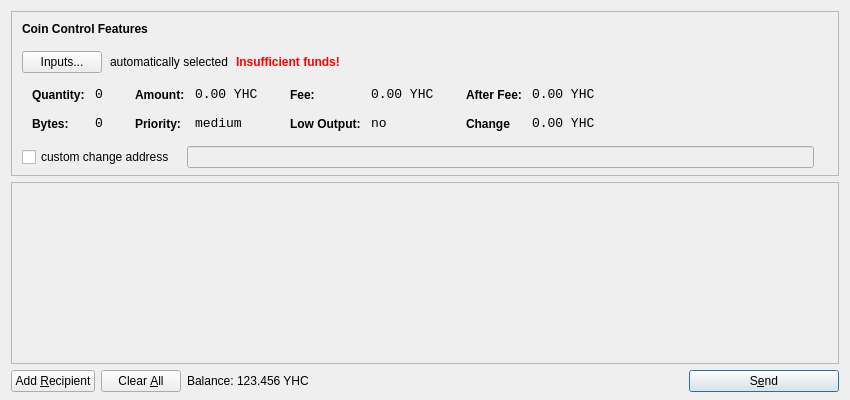
<?xml version="1.0" encoding="UTF-8"?>
<ui version="4.0">
 <class>SendCoinsDialog</class>
 <widget class="QDialog" name="SendCoinsDialog">
  <property name="geometry">
   <rect>
    <x>0</x>
    <y>0</y>
    <width>850</width>
    <height>400</height>
   </rect>
  </property>
  <property name="windowTitle">
   <string>Send Coins</string>
  </property>
  <layout class="QVBoxLayout" name="verticalLayout" stretch="0,1,0">
   <property name="bottomMargin">
    <number>8</number>
   </property>
   <item>
    <widget class="QFrame" name="frameCoinControl">
     <property name="sizePolicy">
      <sizepolicy hsizetype="Expanding" vsizetype="Expanding">
       <horstretch>0</horstretch>
       <verstretch>0</verstretch>
      </sizepolicy>
     </property>
     <property name="maximumSize">
      <size>
       <width>16777215</width>
       <height>16777215</height>
      </size>
     </property>
     <property name="frameShape">
      <enum>QFrame::StyledPanel</enum>
     </property>
     <property name="frameShadow">
      <enum>QFrame::Sunken</enum>
     </property>
     <layout class="QVBoxLayout" name="verticalLayoutCoinControl2">
      <property name="spacing">
       <number>-1</number>
      </property>
      <property name="leftMargin">
       <number>0</number>
      </property>
      <property name="topMargin">
       <number>0</number>
      </property>
      <property name="rightMargin">
       <number>0</number>
      </property>
      <property name="bottomMargin">
       <number>6</number>
      </property>
      <item>
       <layout class="QVBoxLayout" name="verticalLayoutCoinControl" stretch="0,0,0,0,1">
        <property name="spacing">
         <number>0</number>
        </property>
        <property name="leftMargin">
         <number>10</number>
        </property>
        <property name="topMargin">
         <number>10</number>
        </property>
        <item>
         <layout class="QHBoxLayout" name="horizontalLayoutCoinControl1">
          <property name="bottomMargin">
           <number>15</number>
          </property>
          <item>
           <widget class="QLabel" name="labelCoinControlFeatures">
            <property name="sizePolicy">
             <sizepolicy hsizetype="Preferred" vsizetype="Maximum">
              <horstretch>0</horstretch>
              <verstretch>0</verstretch>
             </sizepolicy>
            </property>
            <property name="font">
             <font>
              <weight>75</weight>
              <bold>true</bold>
             </font>
            </property>
            <property name="styleSheet">
             <string notr="true">font-weight:bold;</string>
            </property>
            <property name="text">
             <string>Coin Control Features</string>
            </property>
           </widget>
          </item>
         </layout>
        </item>
        <item>
         <layout class="QHBoxLayout" name="horizontalLayoutCoinControl2" stretch="0,0,0,0">
          <property name="spacing">
           <number>8</number>
          </property>
          <property name="bottomMargin">
           <number>10</number>
          </property>
          <item>
           <widget class="QPushButton" name="pushButtonCoinControl">
            <property name="styleSheet">
             <string notr="true"/>
            </property>
            <property name="text">
             <string>Inputs...</string>
            </property>
           </widget>
          </item>
          <item>
           <widget class="QLabel" name="labelCoinControlAutomaticallySelected">
            <property name="text">
             <string>automatically selected</string>
            </property>
            <property name="margin">
             <number>5</number>
            </property>
           </widget>
          </item>
          <item>
           <widget class="QLabel" name="labelCoinControlInsuffFunds">
            <property name="font">
             <font>
              <weight>75</weight>
              <bold>true</bold>
             </font>
            </property>
            <property name="styleSheet">
             <string notr="true">color:red;font-weight:bold;</string>
            </property>
            <property name="text">
             <string>Insufficient funds!</string>
            </property>
            <property name="margin">
             <number>5</number>
            </property>
           </widget>
          </item>
          <item>
           <spacer name="horizontalSpacerCoinControl">
            <property name="orientation">
             <enum>Qt::Horizontal</enum>
            </property>
            <property name="sizeHint" stdset="0">
             <size>
              <width>40</width>
              <height>1</height>
             </size>
            </property>
           </spacer>
          </item>
         </layout>
        </item>
        <item>
         <widget class="QWidget" name="widgetCoinControl" native="true">
          <property name="sizePolicy">
           <sizepolicy hsizetype="Preferred" vsizetype="Preferred">
            <horstretch>0</horstretch>
            <verstretch>0</verstretch>
           </sizepolicy>
          </property>
          <property name="minimumSize">
           <size>
            <width>0</width>
            <height>0</height>
           </size>
          </property>
          <property name="styleSheet">
           <string notr="true"/>
          </property>
          <layout class="QHBoxLayout" name="horizontalLayoutCoinControl5">
           <property name="margin">
            <number>0</number>
           </property>
           <item>
            <layout class="QHBoxLayout" name="horizontalLayoutCoinControl3" stretch="0,0,0,1">
             <property name="spacing">
              <number>20</number>
             </property>
             <property name="topMargin">
              <number>0</number>
             </property>
             <property name="bottomMargin">
              <number>10</number>
             </property>
             <item>
              <layout class="QFormLayout" name="formLayoutCoinControl1">
               <property name="horizontalSpacing">
                <number>10</number>
               </property>
               <property name="verticalSpacing">
                <number>14</number>
               </property>
               <property name="leftMargin">
                <number>10</number>
               </property>
               <property name="topMargin">
                <number>4</number>
               </property>
               <property name="rightMargin">
                <number>6</number>
               </property>
               <item row="0" column="0">
                <widget class="QLabel" name="labelCoinControlQuantityText">
                 <property name="styleSheet">
                  <string notr="true">font-weight:bold;</string>
                 </property>
                 <property name="text">
                  <string>Quantity:</string>
                 </property>
                 <property name="margin">
                  <number>0</number>
                 </property>
                </widget>
               </item>
               <item row="0" column="1">
                <widget class="QLabel" name="labelCoinControlQuantity">
                 <property name="font">
                  <font>
                   <family>Monospace</family>
                   <pointsize>10</pointsize>
                  </font>
                 </property>
                 <property name="cursor">
                  <cursorShape>IBeamCursor</cursorShape>
                 </property>
                 <property name="contextMenuPolicy">
                  <enum>Qt::ActionsContextMenu</enum>
                 </property>
                 <property name="text">
                  <string>0</string>
                 </property>
                 <property name="margin">
                  <number>0</number>
                 </property>
                 <property name="textInteractionFlags">
                  <set>Qt::LinksAccessibleByMouse|Qt::TextSelectableByKeyboard|Qt::TextSelectableByMouse</set>
                 </property>
                </widget>
               </item>
               <item row="1" column="0">
                <widget class="QLabel" name="labelCoinControlBytesText">
                 <property name="styleSheet">
                  <string notr="true">font-weight:bold;</string>
                 </property>
                 <property name="text">
                  <string>Bytes:</string>
                 </property>
                </widget>
               </item>
               <item row="1" column="1">
                <widget class="QLabel" name="labelCoinControlBytes">
                 <property name="font">
                  <font>
                   <family>Monospace</family>
                   <pointsize>10</pointsize>
                  </font>
                 </property>
                 <property name="cursor">
                  <cursorShape>IBeamCursor</cursorShape>
                 </property>
                 <property name="contextMenuPolicy">
                  <enum>Qt::ActionsContextMenu</enum>
                 </property>
                 <property name="text">
                  <string>0</string>
                 </property>
                 <property name="textInteractionFlags">
                  <set>Qt::LinksAccessibleByMouse|Qt::TextSelectableByKeyboard|Qt::TextSelectableByMouse</set>
                 </property>
                </widget>
               </item>
              </layout>
             </item>
             <item>
              <layout class="QFormLayout" name="formLayoutCoinControl2">
               <property name="horizontalSpacing">
                <number>10</number>
               </property>
               <property name="verticalSpacing">
                <number>14</number>
               </property>
               <property name="leftMargin">
                <number>6</number>
               </property>
               <property name="topMargin">
                <number>4</number>
               </property>
               <property name="rightMargin">
                <number>6</number>
               </property>
               <item row="0" column="0">
                <widget class="QLabel" name="labelCoinControlAmountText">
                 <property name="styleSheet">
                  <string notr="true">font-weight:bold;</string>
                 </property>
                 <property name="text">
                  <string>Amount:</string>
                 </property>
                 <property name="margin">
                  <number>0</number>
                 </property>
                </widget>
               </item>
               <item row="0" column="1">
                <widget class="QLabel" name="labelCoinControlAmount">
                 <property name="font">
                  <font>
                   <family>Monospace</family>
                   <pointsize>10</pointsize>
                  </font>
                 </property>
                 <property name="cursor">
                  <cursorShape>IBeamCursor</cursorShape>
                 </property>
                 <property name="contextMenuPolicy">
                  <enum>Qt::ActionsContextMenu</enum>
                 </property>
                 <property name="text">
                  <string>0.00 YHC</string>
                 </property>
                 <property name="textInteractionFlags">
                  <set>Qt::LinksAccessibleByMouse|Qt::TextSelectableByKeyboard|Qt::TextSelectableByMouse</set>
                 </property>
                </widget>
               </item>
               <item row="1" column="0">
                <widget class="QLabel" name="labelCoinControlPriorityText">
                 <property name="styleSheet">
                  <string notr="true">font-weight:bold;</string>
                 </property>
                 <property name="text">
                  <string>Priority:</string>
                 </property>
                </widget>
               </item>
               <item row="1" column="1">
                <widget class="QLabel" name="labelCoinControlPriority">
                 <property name="font">
                  <font>
                   <family>Monospace</family>
                   <pointsize>10</pointsize>
                  </font>
                 </property>
                 <property name="cursor">
                  <cursorShape>IBeamCursor</cursorShape>
                 </property>
                 <property name="contextMenuPolicy">
                  <enum>Qt::ActionsContextMenu</enum>
                 </property>
                 <property name="text">
                  <string>medium</string>
                 </property>
                 <property name="textInteractionFlags">
                  <set>Qt::LinksAccessibleByMouse|Qt::TextSelectableByKeyboard|Qt::TextSelectableByMouse</set>
                 </property>
                </widget>
               </item>
              </layout>
             </item>
             <item>
              <layout class="QFormLayout" name="formLayoutCoinControl3">
               <property name="horizontalSpacing">
                <number>10</number>
               </property>
               <property name="verticalSpacing">
                <number>14</number>
               </property>
               <property name="leftMargin">
                <number>6</number>
               </property>
               <property name="topMargin">
                <number>4</number>
               </property>
               <property name="rightMargin">
                <number>6</number>
               </property>
               <item row="0" column="0">
                <widget class="QLabel" name="labelCoinControlFeeText">
                 <property name="styleSheet">
                  <string notr="true">font-weight:bold;</string>
                 </property>
                 <property name="text">
                  <string>Fee:</string>
                 </property>
                 <property name="margin">
                  <number>0</number>
                 </property>
                </widget>
               </item>
               <item row="0" column="1">
                <widget class="QLabel" name="labelCoinControlFee">
                 <property name="font">
                  <font>
                   <family>Monospace</family>
                   <pointsize>10</pointsize>
                  </font>
                 </property>
                 <property name="cursor">
                  <cursorShape>IBeamCursor</cursorShape>
                 </property>
                 <property name="contextMenuPolicy">
                  <enum>Qt::ActionsContextMenu</enum>
                 </property>
                 <property name="text">
                  <string>0.00 YHC</string>
                 </property>
                 <property name="textInteractionFlags">
                  <set>Qt::LinksAccessibleByMouse|Qt::TextSelectableByKeyboard|Qt::TextSelectableByMouse</set>
                 </property>
                </widget>
               </item>
               <item row="1" column="0">
                <widget class="QLabel" name="labelCoinControlLowOutputText">
                 <property name="styleSheet">
                  <string notr="true">font-weight:bold;</string>
                 </property>
                 <property name="text">
                  <string>Low Output:</string>
                 </property>
                </widget>
               </item>
               <item row="1" column="1">
                <widget class="QLabel" name="labelCoinControlLowOutput">
                 <property name="font">
                  <font>
                   <family>Monospace</family>
                   <pointsize>10</pointsize>
                  </font>
                 </property>
                 <property name="cursor">
                  <cursorShape>IBeamCursor</cursorShape>
                 </property>
                 <property name="contextMenuPolicy">
                  <enum>Qt::ActionsContextMenu</enum>
                 </property>
                 <property name="text">
                  <string>no</string>
                 </property>
                 <property name="textInteractionFlags">
                  <set>Qt::LinksAccessibleByMouse|Qt::TextSelectableByKeyboard|Qt::TextSelectableByMouse</set>
                 </property>
                </widget>
               </item>
              </layout>
             </item>
             <item>
              <layout class="QFormLayout" name="formLayoutCoinControl4">
               <property name="horizontalSpacing">
                <number>10</number>
               </property>
               <property name="verticalSpacing">
                <number>14</number>
               </property>
               <property name="leftMargin">
                <number>6</number>
               </property>
               <property name="topMargin">
                <number>4</number>
               </property>
               <property name="rightMargin">
                <number>6</number>
               </property>
               <item row="0" column="0">
                <widget class="QLabel" name="labelCoinControlAfterFeeText">
                 <property name="styleSheet">
                  <string notr="true">font-weight:bold;</string>
                 </property>
                 <property name="text">
                  <string>After Fee:</string>
                 </property>
                 <property name="margin">
                  <number>0</number>
                 </property>
                </widget>
               </item>
               <item row="0" column="1">
                <widget class="QLabel" name="labelCoinControlAfterFee">
                 <property name="font">
                  <font>
                   <family>Monospace</family>
                   <pointsize>10</pointsize>
                  </font>
                 </property>
                 <property name="cursor">
                  <cursorShape>IBeamCursor</cursorShape>
                 </property>
                 <property name="contextMenuPolicy">
                  <enum>Qt::ActionsContextMenu</enum>
                 </property>
                 <property name="text">
                  <string>0.00 YHC</string>
                 </property>
                 <property name="textInteractionFlags">
                  <set>Qt::LinksAccessibleByMouse|Qt::TextSelectableByKeyboard|Qt::TextSelectableByMouse</set>
                 </property>
                </widget>
               </item>
               <item row="1" column="0">
                <widget class="QLabel" name="labelCoinControlChangeText">
                 <property name="styleSheet">
                  <string notr="true">font-weight:bold;</string>
                 </property>
                 <property name="text">
                  <string>Change</string>
                 </property>
                </widget>
               </item>
               <item row="1" column="1">
                <widget class="QLabel" name="labelCoinControlChange">
                 <property name="font">
                  <font>
                   <family>Monospace</family>
                   <pointsize>10</pointsize>
                  </font>
                 </property>
                 <property name="cursor">
                  <cursorShape>IBeamCursor</cursorShape>
                 </property>
                 <property name="contextMenuPolicy">
                  <enum>Qt::ActionsContextMenu</enum>
                 </property>
                 <property name="text">
                  <string>0.00 YHC</string>
                 </property>
                 <property name="textInteractionFlags">
                  <set>Qt::LinksAccessibleByMouse|Qt::TextSelectableByKeyboard|Qt::TextSelectableByMouse</set>
                 </property>
                </widget>
               </item>
              </layout>
             </item>
            </layout>
           </item>
          </layout>
         </widget>
        </item>
        <item>
         <layout class="QHBoxLayout" name="horizontalLayoutCoinControl4" stretch="0,0,0">
          <property name="spacing">
           <number>12</number>
          </property>
          <property name="sizeConstraint">
           <enum>QLayout::SetDefaultConstraint</enum>
          </property>
          <property name="topMargin">
           <number>5</number>
          </property>
          <property name="rightMargin">
           <number>5</number>
          </property>
          <item>
           <widget class="QCheckBox" name="checkBoxCoinControlChange">
            <property name="text">
             <string>custom change address</string>
            </property>
           </widget>
          </item>
          <item>
           <widget class="QLineEdit" name="lineEditCoinControlChange">
            <property name="enabled">
             <bool>false</bool>
            </property>
            <property name="sizePolicy">
             <sizepolicy hsizetype="Expanding" vsizetype="Fixed">
              <horstretch>0</horstretch>
              <verstretch>0</verstretch>
             </sizepolicy>
            </property>
           </widget>
          </item>
          <item>
           <widget class="QLabel" name="labelCoinControlChangeLabel">
            <property name="sizePolicy">
             <sizepolicy hsizetype="Preferred" vsizetype="Expanding">
              <horstretch>0</horstretch>
              <verstretch>0</verstretch>
             </sizepolicy>
            </property>
            <property name="minimumSize">
             <size>
              <width>0</width>
              <height>0</height>
             </size>
            </property>
            <property name="text">
             <string/>
            </property>
            <property name="margin">
             <number>3</number>
            </property>
           </widget>
          </item>
         </layout>
        </item>
        <item>
         <spacer name="verticalSpacerCoinControl">
          <property name="orientation">
           <enum>Qt::Vertical</enum>
          </property>
          <property name="sizeHint" stdset="0">
           <size>
            <width>800</width>
            <height>1</height>
           </size>
          </property>
         </spacer>
        </item>
       </layout>
      </item>
     </layout>
    </widget>
   </item>
   <item>
    <widget class="QScrollArea" name="scrollArea">
     <property name="widgetResizable">
      <bool>true</bool>
     </property>
     <widget class="QWidget" name="scrollAreaWidgetContents">
      <property name="geometry">
       <rect>
        <x>0</x>
        <y>0</y>
        <width>830</width>
        <height>165</height>
       </rect>
      </property>
      <layout class="QVBoxLayout" name="verticalLayout_2">
       <property name="margin">
        <number>0</number>
       </property>
       <item>
        <layout class="QVBoxLayout" name="entries">
         <property name="spacing">
          <number>6</number>
         </property>
        </layout>
       </item>
       <item>
        <spacer name="verticalSpacer">
         <property name="orientation">
          <enum>Qt::Vertical</enum>
         </property>
         <property name="sizeHint" stdset="0">
          <size>
           <width>20</width>
           <height>40</height>
          </size>
         </property>
        </spacer>
       </item>
      </layout>
     </widget>
    </widget>
   </item>
   <item>
    <layout class="QHBoxLayout" name="horizontalLayout">
     <item>
      <widget class="QPushButton" name="addButton">
       <property name="toolTip">
        <string>Send to multiple recipients at once</string>
       </property>
       <property name="text">
        <string>Add &amp;Recipient</string>
       </property>
       <property name="icon">
        <iconset resource="../bitcoin.qrc">
         <normaloff>:/icons/add</normaloff>:/icons/add</iconset>
       </property>
       <property name="autoDefault">
        <bool>false</bool>
       </property>
      </widget>
     </item>
     <item>
      <widget class="QPushButton" name="clearButton">
       <property name="sizePolicy">
        <sizepolicy hsizetype="Minimum" vsizetype="Fixed">
         <horstretch>0</horstretch>
         <verstretch>0</verstretch>
        </sizepolicy>
       </property>
       <property name="toolTip">
        <string>Remove all transaction fields</string>
       </property>
       <property name="text">
        <string>Clear &amp;All</string>
       </property>
       <property name="icon">
        <iconset resource="../bitcoin.qrc">
         <normaloff>:/icons/remove</normaloff>:/icons/remove</iconset>
       </property>
       <property name="autoRepeatDelay">
        <number>300</number>
       </property>
       <property name="autoDefault">
        <bool>false</bool>
       </property>
      </widget>
     </item>
     <item>
      <layout class="QHBoxLayout" name="horizontalLayout_2">
       <property name="spacing">
        <number>3</number>
       </property>
       <item>
        <widget class="QLabel" name="label">
         <property name="sizePolicy">
          <sizepolicy hsizetype="Preferred" vsizetype="Fixed">
           <horstretch>0</horstretch>
           <verstretch>0</verstretch>
          </sizepolicy>
         </property>
         <property name="text">
          <string>Balance:</string>
         </property>
        </widget>
       </item>
       <item>
        <widget class="QLabel" name="labelBalance">
         <property name="sizePolicy">
          <sizepolicy hsizetype="Preferred" vsizetype="Fixed">
           <horstretch>0</horstretch>
           <verstretch>0</verstretch>
          </sizepolicy>
         </property>
         <property name="cursor">
          <cursorShape>IBeamCursor</cursorShape>
         </property>
         <property name="text">
          <string>123.456 YHC</string>
         </property>
         <property name="textInteractionFlags">
          <set>Qt::LinksAccessibleByMouse|Qt::TextSelectableByKeyboard|Qt::TextSelectableByMouse</set>
         </property>
        </widget>
       </item>
      </layout>
     </item>
     <item>
      <spacer name="horizontalSpacer">
       <property name="orientation">
        <enum>Qt::Horizontal</enum>
       </property>
       <property name="sizeHint" stdset="0">
        <size>
         <width>40</width>
         <height>20</height>
        </size>
       </property>
      </spacer>
     </item>
     <item>
      <widget class="QPushButton" name="sendButton">
       <property name="minimumSize">
        <size>
         <width>150</width>
         <height>0</height>
        </size>
       </property>
       <property name="toolTip">
        <string>Confirm the send action</string>
       </property>
       <property name="text">
        <string>S&amp;end</string>
       </property>
       <property name="icon">
        <iconset resource="../bitcoin.qrc">
         <normaloff>:/icons/send</normaloff>:/icons/send</iconset>
       </property>
       <property name="default">
        <bool>true</bool>
       </property>
      </widget>
     </item>
    </layout>
   </item>
  </layout>
 </widget>
 <resources>
  <include location="../bitcoin.qrc"/>
 </resources>
 <connections/>
</ui>
